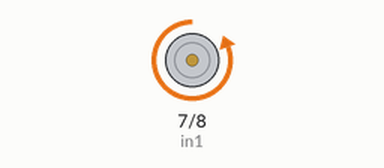
A sketch run on a simulated Arduino Uno, built with avr-gcc and run on an emulated ATmega328P. Shown: motor-driver pin pairs drawn as motors (green arrow = first pin HIGH = forward, orange = second pin HIGH = backward, longer = more drive, scaled by the enable pin).

Above: at 1.0 s.
At 2.5 s:
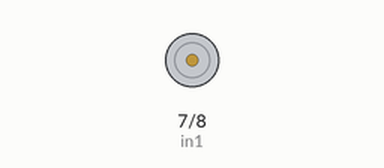
At 4.0 s:
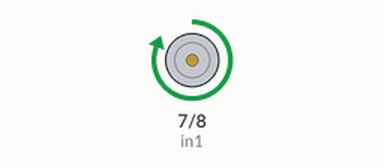
Timing chart, 0 to 7.8 s (numbered marks = the images above):
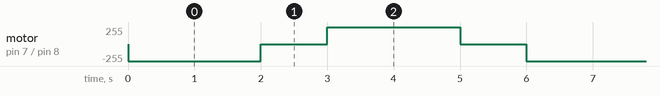

The sketch:

single.ino
```cpp
/* L298n motor
Aggiunta

Pilotare 1 motore DC con un modulo l928n

- 1 motori DC
- L298n module
- Batteria > 6v

*/


// Configurazione con OUTPUT digitali
// motor one
const int enA = 6;
const int in1 = 7;
const int in2 = 8;
byte speedA = 0;
// motor two
const int enB = 5;
const int in3 = 4;
const int in4 = 3;
byte speedB = 0;

void setup() {
    pinMode(enA, OUTPUT);
    pinMode(in1, OUTPUT);
    pinMode(in2, OUTPUT);
//  pinMode(enB, OUTPUT);
//  pinMode(in3, OUTPUT);
//  pinMode(in4, OUTPUT);
}


void loop() {
// Forward
    digitalWrite(in1,LOW);
    digitalWrite(in2,HIGH);
    digitalWrite(enA,HIGH);
    delay(2000);

// Stop
    digitalWrite(enA,LOW);
    delay(1000);

// Backward
    digitalWrite(in2,LOW);
    digitalWrite(in1,HIGH);
    digitalWrite(enA,HIGH);
    delay(2000);

// Stop
    digitalWrite(enA,LOW);
    delay(1000);
}
```

Measured:
- by itself, motor on pin 7 (in1) / pin 8 (in2): repeats every 6.0 s: stopped 1.0 s, forward 255/255 2.0 s, stopped 1.0 s, backward 255/255 2.0 s
